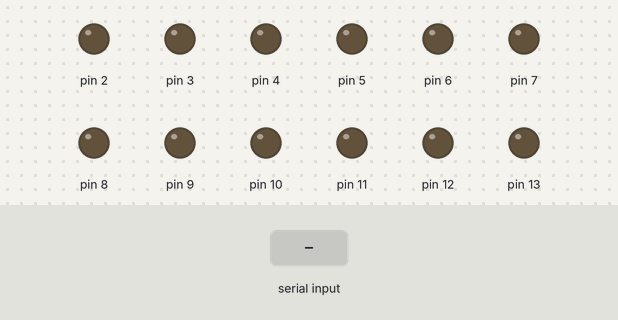
A sketch run on a simulated Arduino Uno, built with avr-gcc and run on an emulated ATmega328P. Parts: output pins drawn as LEDs (lit = HIGH). The test bench sets the inputs (shaded band).

Above: at 1.2 s.
1.3 s: "90,45\n" received over Serial
At 2.4 s:
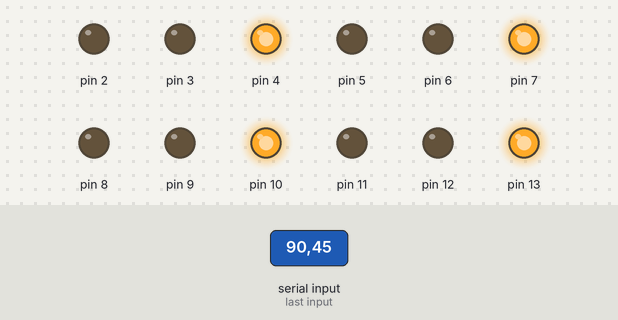
Timing chart, 0 to 4.3 s (numbered marks = the images above; inputs shaded):
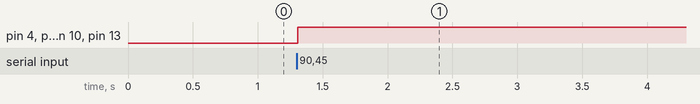

Measured:
- after the input at 1.3 s, pin 4, pin 7, pin 10, pin 13: LOW → HIGH at once

The sketch:

light_controller_green_only.ino
```cpp
// variables
const int NLIGHT = 12;

int LIGHT[NLIGHT];

int DELAY_YELLOW = 2;           // YELLOW LIGHT DELAY

/*
               RED LIGHT 0
                |      |
                |      |
        --------       ---------
    RED LIGHT 3         RED LIGHT 1
        --------       ---------
                |      |
                |      |
               RED LIGHT 2

                RECEIVED_DELAY_RED          RECEIVED_DELAY_GREEN     DELAY_YELLOW
    [0, 2]:     ############################-------------------------...
    [1, 3]:     -------------------------...############################
    #: Red light duration
    .: Yellow light duration
    -: Green light duration
*/

// basic functions
void setup()
{
    LIGHT[0] = 13;               // RED LIGHT 0 PIN
    LIGHT[1] = 12;               // YELLOW LIGHT 0 PIN
    LIGHT[2] = 11;               // GREEN LIGHT 0 PIN
    LIGHT[3] = 10;               // RED LIGHT 1 PIN
    LIGHT[4] = 9;                // YELLOW LIGHT 1 PIN
    LIGHT[5] = 8;                // GREEN LIGHT 1 PIN
    LIGHT[6] = 7;                // RED LIGHT 2 PIN
    LIGHT[7] = 6;                // YELLOW LIGHT 2 PIN
    LIGHT[8] = 5;                // GREEN LIGHT 2 PIN
    LIGHT[9] = 4;                // RED LIGHT 3 PIN
    LIGHT[10] = 3;               // YELLOW LIGHT 3 PIN
    LIGHT[11] = 2;               // GREEN LIGHT 3 PIN

    for (int i = 0; i < NLIGHT; i++)
    {
        pinMode(LIGHT[i], OUTPUT);
    }
    Serial.begin(9600);
    while(!Serial);
}

void loop()
{
    int received_delay_green = 0;    // green light delay received from serial
    static int whichGreen = 0;       // which green light is on, 0 = [0, 2], 1 = [1, 3]

    // RECEIVE DATA

    // wait for data
    while (Serial.available()==0){}

    // read data
    whichGreen = Serial.parseInt();

    while (Serial.available()==0){}
    received_delay_green = Serial.parseInt();

    // execute green light command
    loop_interval(received_delay_green, whichGreen);

    // Preparing for next loop
    //whichGreen = (whichGreen + 1) % 2;
    for (int i = 0; i < NLIGHT; i++)
    {
        digitalWrite(LIGHT[i], LOW);
    }
    Serial.println("Interval concluded. Waiting for new data...");
}

void set_light(int lane, int light) {
    // Set traffic light at lane <lane> to <light>
    // <light> can be 0 (red), 1 (yellow), 2 (green)
    // <lane> can be 0, 1, 2, 3 (refer to the diagram above)

    for (int i = 0; i < 3; i++) {
        int lightIndex = lane * 3 + i;
        int lightPin = LIGHT[lightIndex];
        int lightState = (light == i) ? HIGH : LOW;
        digitalWrite(lightPin, lightState);
    }
}

void initialize_interval(int whichGreen) {
    // Initialize the interval
    //
    // <whichGreen> can be 0, 1
    // 0: Green light 0 and 2
    // 1: Green light 1 and 3
    // (refer to the diagram above)

    for (int lane = 0; lane < 4; lane++) {
        int light = (lane % 2 == whichGreen) ? 2 : 0;
        set_light(lane, light);
    }
}

void loop_interval(int duration, int whichGreen) {
    // Set corresponding lights to green for <duration> seconds,
    // then set green lights to yellow for <DELAY_YELLOW> seconds,
    // All other lights are red.
    //
    // <whichGreen> can take value of 0 or 1
    // 0: Green light 0, Green light 2
    // 1: Green light 1, Green light 3
    // (Refer to the diagram above)
    // <duration> is the duration of the interval in seconds

    if (duration <= 0) {
        return;
    }
    initialize_interval(whichGreen);
    delay(duration * 1000);
    for (int lane = 0; lane < 4; lane++) {
        if (lane % 2 == whichGreen) {
            set_light(lane, 1);
        }
    }
    delay(DELAY_YELLOW * 1000);
}
```
